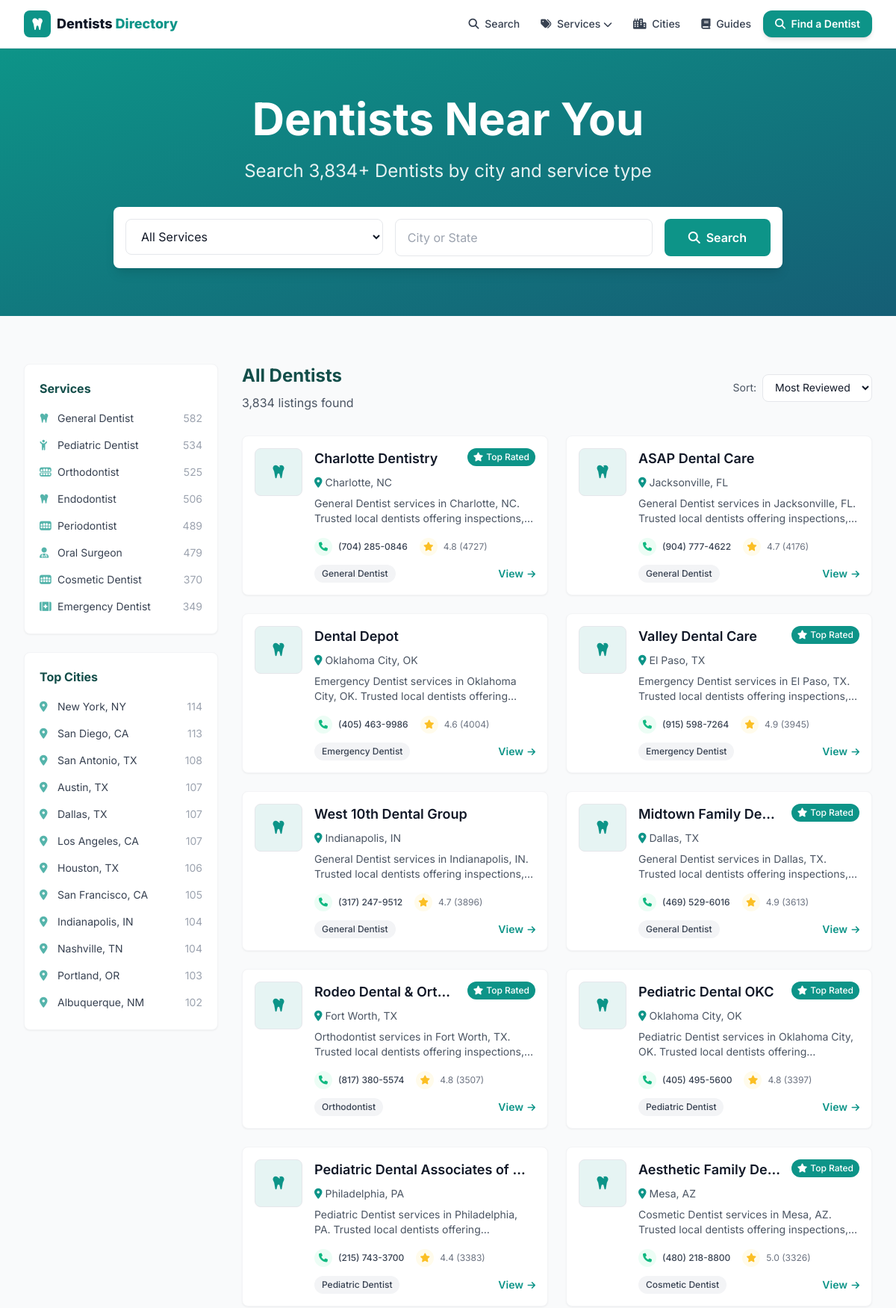
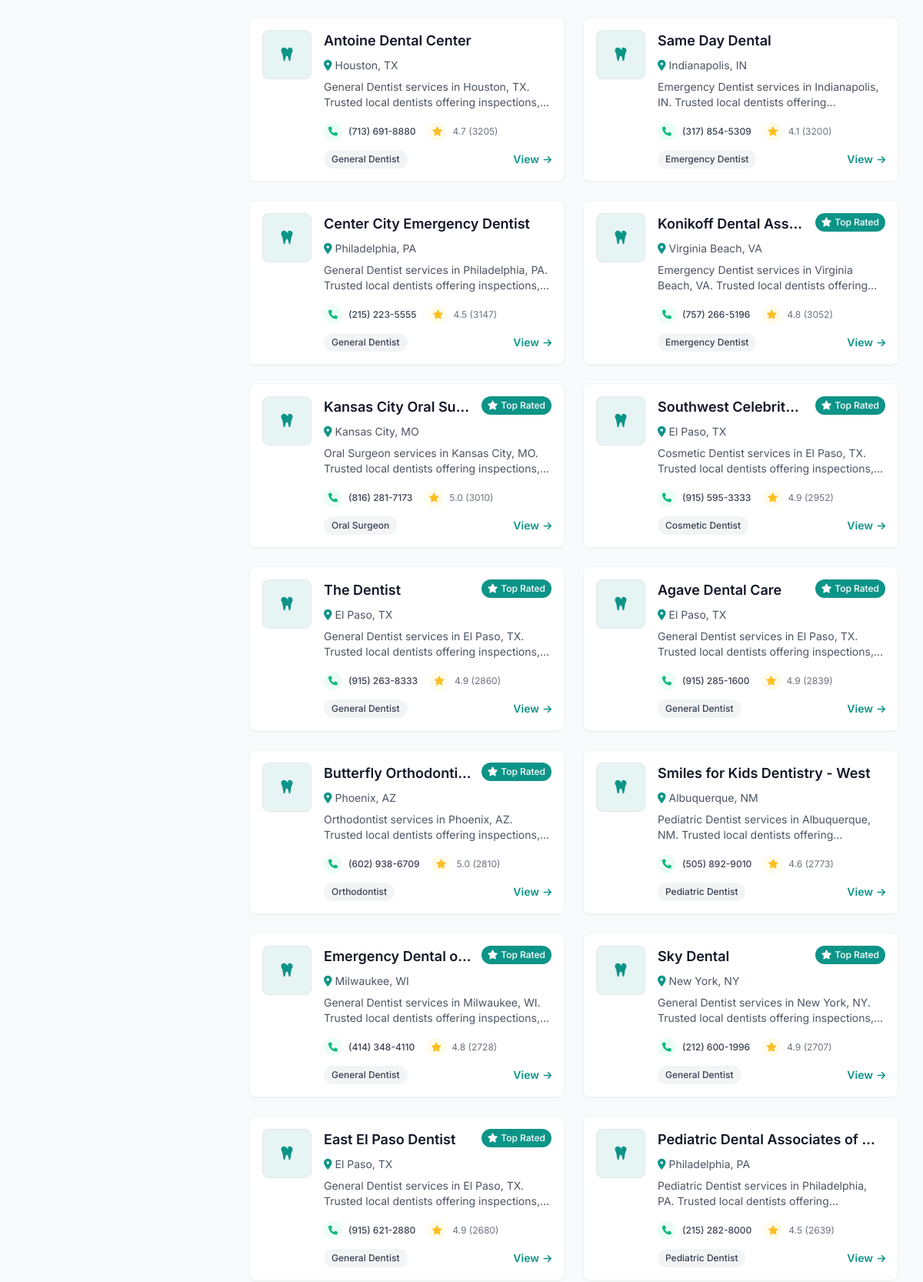
The page / (upper part) on the database its author committed (2 pictures, top to bottom).
### tables this page shows
CREATE TABLE listings (
    id          INTEGER PRIMARY KEY AUTOINCREMENT,
    name        TEXT NOT NULL,
    slug        TEXT UNIQUE NOT NULL,
    category    TEXT,
    city        TEXT,
    state       TEXT,
    address     TEXT,
    phone       TEXT,
    website     TEXT,
    lat         REAL,
    lng         REAL,
    rating      REAL,
    reviews     INTEGER,
    hours       TEXT,           -- JSON blob
    maps_url    TEXT,
    cid         TEXT,           -- google place CID, used for dedup
    scraped_at  TEXT DEFAULT (datetime('now'))
);

### web/app.py (the view)
@app.route("/")
def home():
    d = get_db()
    sort = request.args.get("sort", "reviews")
    order = {"reviews": "reviews DESC", "rating": "rating DESC, reviews DESC",
             "name": "name ASC"}.get(sort, "reviews DESC")
    listings = d.execute(
        f"SELECT * FROM listings ORDER BY {order} LIMIT 24").fetchall()
    cities = d.execute(
        "SELECT city, state, COUNT(*) n FROM listings "
        "GROUP BY city, state ORDER BY n DESC LIMIT 24").fetchall()
    cats = d.execute(
        "SELECT category, COUNT(*) n FROM listings "
        "WHERE category IS NOT NULL GROUP BY category ORDER BY n DESC").fetchall()
    total = dbmod.count(d)
    return render_template("index.html", listings=listings, cities=cities,
                           cats=cats, total=total, sort=sort)

### scraper/db.py (called while the page is built)
def slugify(value: str) -> str:
    value = unicodedata.normalize("NFKD", value).encode("ascii", "ignore").decode()
    value = re.sub(r"[^\w\s-]", "", value).strip().lower()
    return re.sub(r"[-\s]+", "-", value)

def count(conn) -> int:
    return conn.execute("SELECT COUNT(*) FROM listings").fetchone()[0]

### web/app.py (called while the page is built)
def get_db():
    if "db" not in g:
        uri = f"file:{dbmod.DB_PATH.as_posix()}?mode=ro&immutable=1"
        g.db = sqlite3.connect(uri, uri=True)
        g.db.row_factory = sqlite3.Row
    return g.db

def slugify(s):
    return dbmod.slugify(s or "")

@app.context_processor
def inject_globals():
    cats = [r["category"] for r in get_db().execute(
        "SELECT DISTINCT category FROM listings WHERE category IS NOT NULL "
        "ORDER BY category")]
    return {
        "SITE_NAME": app.config["SITE_NAME"],
        "ALL_CATEGORIES": cats,
        "CATEGORY_ICONS": CATEGORY_ICONS,
        "ADSENSE_CLIENT": app.config["ADSENSE_CLIENT"],
        "GA_ID": app.config["GA_ID"],
        "DOMAIN": app.config["DOMAIN"],
        "GSC_VERIFICATION": app.config["GSC_VERIFICATION"],
        "STATE_NAMES": STATE_NAMES,
        "cat_slug": slugify,
    }

### web/templates/index.html (shortened to what this page needs)
{% extends "base.html" %}
{% from "_macros.html" import card %}
{% block content %}
<section class="bg-gradient-to-br from-primary to-gradient text-white py-16">
  <div class="max-w-7xl mx-auto px-4 sm:px-6 lg:px-8 text-center">
    <h1 class="text-4xl md:text-6xl font-heading font-bold mb-6">Dentists Near You</h1>
    <p class="text-xl md:text-2xl mb-8 text-white/90 max-w-3xl mx-auto">Search {{ "{:,}".format(total) }}+ Dentists by city and service type</p>
    <div class="max-w-4xl mx-auto">
      <form method="GET" action="/search" class="flex flex-col md:flex-row gap-4 bg-white rounded-lg p-4 shadow-lg">
        <div class="flex-1 relative">
          <select name="category" class="w-full px-4 py-3 text-gray-900 rounded-lg border border-gray-200 focus:border-primary focus:ring-2 focus:ring-primary/20 outline-none bg-white">
            <option value="">All Services</option>
          </select>
        </div>
        <div class="flex-1 relative">
          <input name="city" placeholder="City or State" class="w-full px-4 py-3 text-gray-900 rounded-lg border border-gray-200 focus:border-primary focus:ring-2 focus:ring-primary/20 outline-none">
        </div>
        <button class="bg-primary hover:opacity-90 text-white font-semibold px-8 py-3 rounded-lg whitespace-nowrap"><i class="fas fa-search mr-2"></i>Search</button>
      </form>
    </div>
  </div>
</section>
<section class="py-16 bg-gray-50">
  <div class="max-w-7xl mx-auto px-4 sm:px-6 lg:px-8">
    <div class="grid grid-cols-1 lg:grid-cols-4 gap-8">
      <aside class="lg:col-span-1 space-y-6">
        <div class="bg-white rounded-lg shadow-sm border border-gray-100 p-5">
          <h3 class="font-heading font-bold text-secondary mb-3">Services</h3>
          <ul class="space-y-1">
            {% for c in cats %}
            <li><a href="/category/{{ cat_slug(c.category) }}" class="flex items-center justify-between text-sm text-gray-700 hover:text-primary py-1.5">
              <span><i class="fa-solid {{ CATEGORY_ICONS.get(c.category,'fa-bug') }} mr-2 text-primary/70 w-4"></i>{{ c.category }}</span>
              <span class="text-gray-400">{{ c.n }}</span></a></li>
            {% endfor %}
          </ul>
        </div>
        <div class="bg-white rounded-lg shadow-sm border border-gray-100 p-5">
          <h3 class="font-heading font-bold text-secondary mb-3">Top Cities</h3>
          <ul class="space-y-1">
            {% for c in cities[:12] %}
            <li><a href="/{{ c.state|lower }}/{{ cat_slug(c.city) }}" class="flex items-center justify-between text-sm text-gray-700 hover:text-primary py-1.5">
              <span><i class="fas fa-map-marker-alt mr-2 text-primary/70 w-4"></i>{{ c.city }}, {{ c.state }}</span>
              <span class="text-gray-400">{{ c.n }}</span></a></li>
            {% endfor %}
          </ul>
        </div>
      </aside>
      <div class="lg:col-span-3">
        <div class="listings-container">
          <div class="flex flex-col sm:flex-row justify-between items-start sm:items-center mb-8">
            <div>
              <h2 class="text-2xl font-heading font-bold text-secondary mb-2">All Dentists</h2>
              <p class="text-gray-600">{{ "{:,}".format(total) }} listings found</p>
            </div>
            <div class="mt-4 sm:mt-0">
              <form method="GET" class="flex items-center space-x-2">
                <label class="text-sm text-gray-600">Sort:</label>
                <select name="sort" onchange="this.form.submit()" class="px-3 py-2 border border-gray-200 rounded-lg text-sm focus:border-primary outline-none bg-white">
                  <option value="reviews" {% if sort=='reviews' %}selected{% endif %}>Most Reviewed</option>
                </select>
              </form>
            </div>
          </div>
          <div class="grid grid-cols-1 md:grid-cols-2 gap-6 mb-8">
            {% for l in listings %}{{ card(l) }}{% endfor %}
          </div>
        </div>
      </div>
    </div>
  </div>
</section>
{% endblock %}

### web/templates/_macros.html (shortened to what this page needs)
{% macro card(l) %}
<div class="bg-white rounded-lg shadow-sm hover:shadow-md transition-all duration-200 overflow-hidden border border-gray-100">
  <div class="p-4">
    <div class="flex items-start space-x-4">
      <div class="flex-shrink-0">
      </div>
      <div class="flex-1 min-w-0">
        <div class="flex items-start mb-2">
          <h3 class="text-lg font-heading font-semibold text-gray-900 flex-1 min-w-0 mr-3">
            <a href="/listing/{{ l.slug }}" class="hover:text-primary block truncate">{{ l.name }}</a>
          </h3>
          {% if l.rating and l.rating >= 4.8 %}
          <span class="bg-primary text-white px-2 py-1 rounded-full text-xs font-medium flex-shrink-0">
            <i class="fas fa-star mr-1"></i><span class="hidden sm:inline">Top Rated</span></span>
          {% endif %}
        </div>
        <p class="text-sm text-gray-600 flex items-center mb-2">
          <i class="fas fa-map-marker-alt mr-1 text-primary"></i>
          <a href="/{{ l.state|lower }}/{{ l.city|slugify }}" class="hover:text-primary hover:underline">{{ l.city }}, {{ l.state }}</a>
        </p>
        <p class="text-gray-600 text-sm mb-4 line-clamp-2">
          {{ l.category or 'Dentists' }} services in {{ l.city }}, {{ l.state }}. Trusted local dentists offering inspections, treatment and prevention. Call for service and fast response.
        </p>
        <div class="flex items-center justify-between text-xs mb-3">
          <div class="flex items-center space-x-4">
            {% if l.phone %}
            <a href="tel:{{ l.phone|trim }}" class="flex items-center group transition-all duration-200 hover:text-emerald-600">
              <div class="w-6 h-6 rounded-full bg-emerald-50 flex items-center justify-center mr-2 group-hover:bg-emerald-100">
                <i class="fas fa-phone text-xs text-emerald-500"></i></div>
              <span class="hidden sm:inline text-gray-700 group-hover:text-emerald-600 font-medium">{{ l.phone|trim }}</span>
            </a>
            {% endif %}
            {% if l.reviews %}
            <div class="flex items-center text-gray-500">
              <div class="w-6 h-6 rounded-full bg-amber-50 flex items-center justify-center mr-2"><i class="fas fa-star text-xs text-amber-400"></i></div>
              <span>{{ "%.1f"|format(l.rating) }} ({{ l.reviews }})</span>
            </div>
            {% endif %}
          </div>
        </div>
        <div class="flex items-center justify-between">
          {% if l.category %}<span class="bg-gray-100 text-gray-700 px-2.5 py-1 rounded-full text-xs font-medium">{{ l.category }}</span>{% else %}<span></span>{% endif %}
          <a href="/listing/{{ l.slug }}" class="text-primary font-semibold text-sm hover:underline">View <i class="fas fa-arrow-right text-xs ml-0.5"></i></a>
        </div>
      </div>
    </div>
  </div>
</div>
{% endmacro %}

### web/templates/base.html (style rules this page uses)
body { font-family:'Inter',sans-serif }

### rows shown on the page
listings: category "Periodontist", n "489"
listings: city "New York", state "NY", n "114"
listings: name "Charlotte Dentistry", shows "Top Rated", city "Charlotte", state "NC", category "General Dentist", phone "(704) 285-0846", rating "4.8", reviews "4727"
listings: name "ASAP Dental Care", city "Jacksonville", state "FL", category "General Dentist", phone "(904) 777-4622", rating "4.7", reviews "4176"
listings: name "Dental Depot", city "Oklahoma City", state "OK", category "Emergency Dentist", phone "(405) 463-9986", rating "4.6", reviews "4004"
listings: name "Valley Dental Care", shows "Top Rated", city "El Paso", state "TX", category "Emergency Dentist", phone "(915) 598-7264", rating "4.9", reviews "3945"
listings: name "West 10th Dental Group", city "Indianapolis", state "IN", category "General Dentist", phone "(317) 247-9512", rating "4.7", reviews "3896"
listings: name "Midtown Family De…", shows "Top Rated", city "Dallas", state "TX", category "General Dentist", phone "(469) 529-6016", rating "4.9", reviews "3613"
listings: name "Rodeo Dental & Orth…", shows "Top Rated", city "Fort Worth", state "TX", category "Orthodontist", phone "(817) 380-5574", rating "4.8", reviews "3507"
listings: name "Pediatric Dental OKC", shows "Top Rated", city "Oklahoma City", state "OK", category "Pediatric Dentist", phone "(405) 495-5600", rating "4.8", reviews "3397"
listings: name "Pediatric Dental Associates of…", city "Philadelphia", state "PA", category "Pediatric Dentist", phone "(215) 743-3700", rating "4.4", reviews "3383"
listings: name "Aesthetic Family De…", shows "Top Rated", city "Mesa", state "AZ", category "Cosmetic Dentist", phone "(480) 218-8800", rating "5.0", reviews "3326"
listings: name "Antoine Dental Center", city "Houston", state "TX", category "General Dentist", phone "(713) 691-8880", rating "4.7", reviews "3205"
listings: name "Same Day Dental", city "Indianapolis", state "IN", category "Emergency Dentist", phone "(317) 854-5309", rating "4.1", reviews "3200"
listings: name "Center City Emergency Dentist", city "Philadelphia", state "PA", category "General Dentist", phone "(215) 223-5555", rating "4.5", reviews "3147"
listings: name "Konikoff Dental Ass…", shows "Top Rated", city "Virginia Beach", state "VA", category "Emergency Dentist", phone "(757) 266-5196", rating "4.8", reviews "3052"
listings: name "Kansas City Oral Su…", shows "Top Rated", city "Kansas City", state "MO", category "Oral Surgeon", phone "(816) 281-7173", rating "5.0", reviews "3010"
listings: name "Southwest Celebrit…", shows "Top Rated", city "El Paso", state "TX", category "Cosmetic Dentist", phone "(915) 595-3333", rating "4.9", reviews "2952"
listings: name "The Dentist", shows "Top Rated", city "El Paso", state "TX", category "General Dentist", phone "(915) 263-8333", rating "4.9", reviews "2860"
listings: name "Agave Dental Care", shows "Top Rated", city "El Paso", state "TX", category "General Dentist", phone "(915) 285-1600", rating "4.9", reviews "2839"
listings: name "Butterfly Orthodonti…", shows "Top Rated", city "Phoenix", state "AZ", category "Orthodontist", phone "(602) 938-6709", rating "5.0", reviews "2810"
listings: name "Smiles for Kids Dentistry - West", city "Albuquerque", state "NM", category "Pediatric Dentist", phone "(505) 892-9010", rating "4.6", reviews "2773"
listings: name "Emergency Dental o…", shows "Top Rated", city "Milwaukee", state "WI", category "General Dentist", phone "(414) 348-4110", rating "4.8", reviews "2728"
listings: name "Sky Dental", shows "Top Rated", city "New York", state "NY", category "General Dentist", phone "(212) 600-1996", rating "4.9", reviews "2707"
listings: name "East El Paso Dentist", shows "Top Rated", city "El Paso", state "TX", category "General Dentist", phone "(915) 621-2880", rating "4.9", reviews "2680"
listings: name "Pediatric Dental Associates of…", city "Philadelphia", state "PA", category "Pediatric Dentist", phone "(215) 282-8000", rating "4.5", reviews "2639"

### other values the page prints
{{ "{:,}".format(total) }} "3,834"
{{ c.category }} "General Dentist" "Pediatric Dentist" "Orthodontist" "Endodontist" "Oral Surgeon" "Cosmetic Dentist" "Emergency Dentist"
{{ c.n }} "582" "534" "525" "506" "479" "370" "349"
{{ c.city }} "San Diego" "San Antonio" "Austin" "Dallas" "Los Angeles" "Houston" "San Francisco" "Indianapolis" "Nashville" "Portland" "Albuquerque"
{{ c.state }} "CA" "TX" "TX" "TX" "CA" "TX" "CA" "IN" "TN" "OR" "NM"
{{ c.n }} "113" "108" "107" "107" "107" "106" "105" "104" "104" "103" "102"
